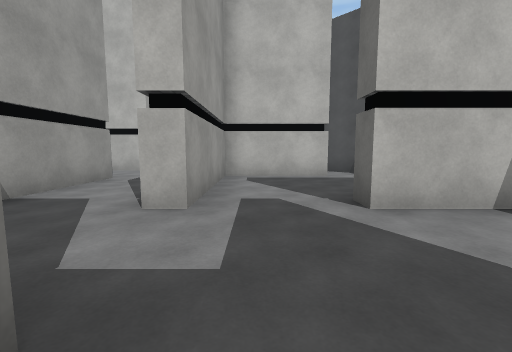
view 1 (above)

24 first-person views from a walk through a Unity game level. The camera is 1.3 m above the floor, tilts 6° down and sees 90° across. The floor is counted in squares, 2 m on a side. Each view is taken from the middle of a square. On the plan, view 1 faces up. The plan holds only what a view shows up to about 9 squares ahead; the rest is blank. The place goes on beyond the plan. Surface patterns are stand-ins for the level's own textures.

view 2
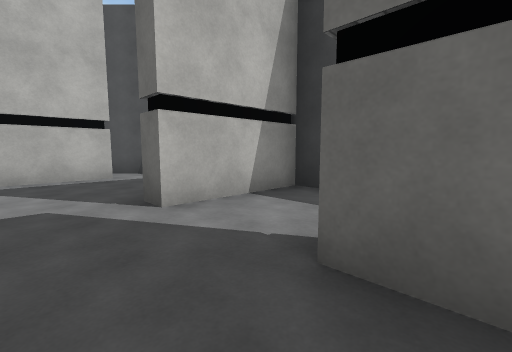

view 3
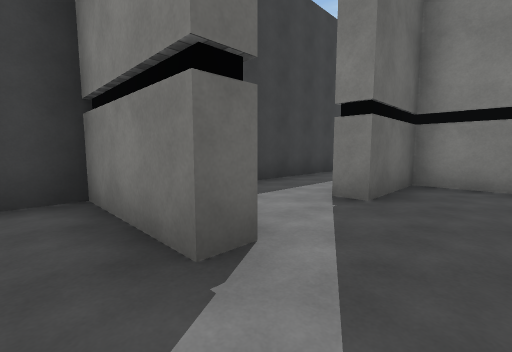

view 4
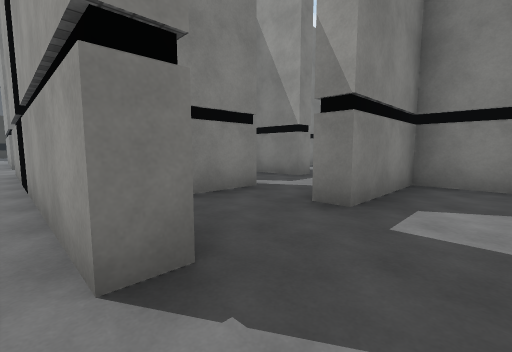

view 5
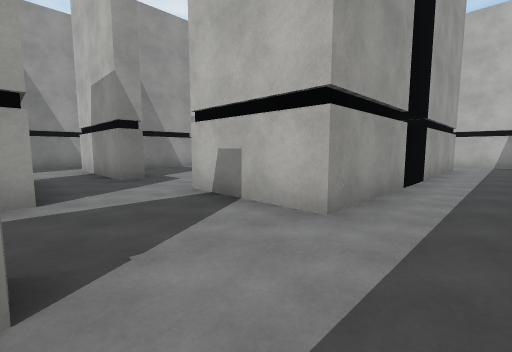

view 6
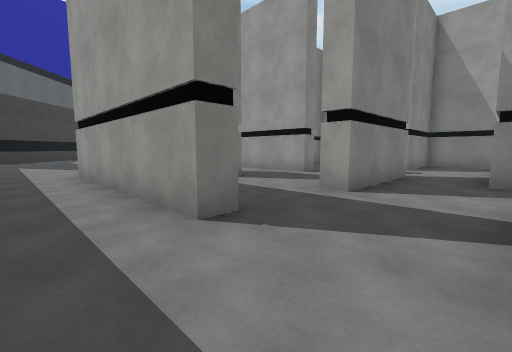

view 7
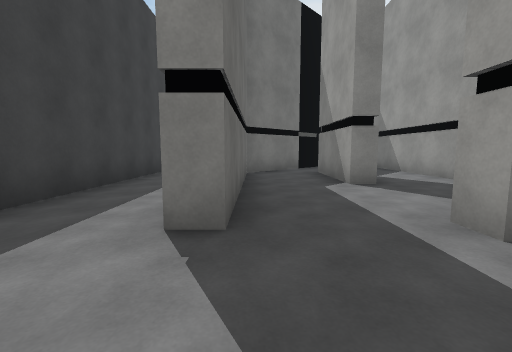

view 8
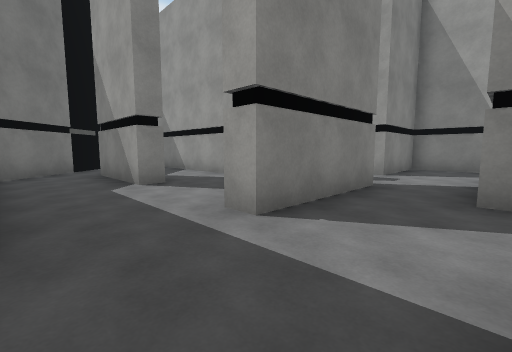

view 9
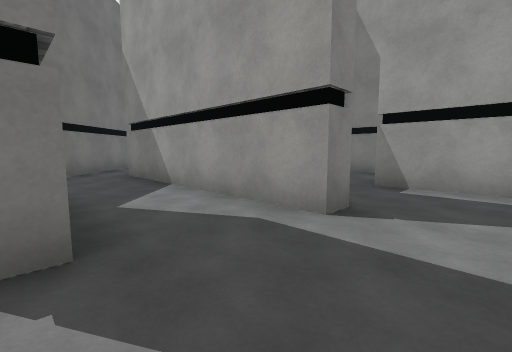

view 10
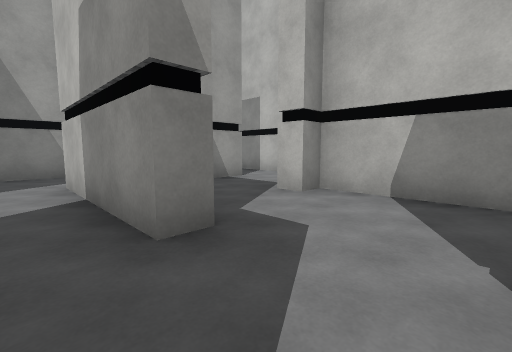

view 11
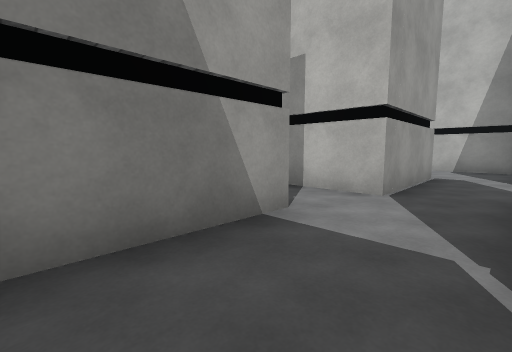

view 12
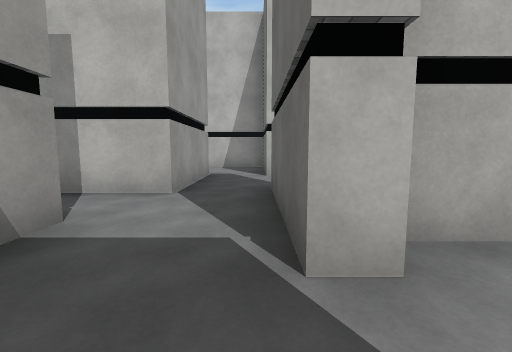

view 13
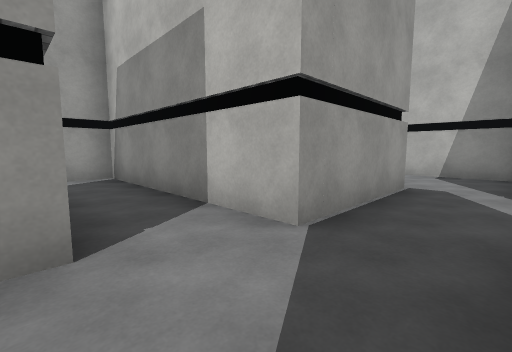

view 14
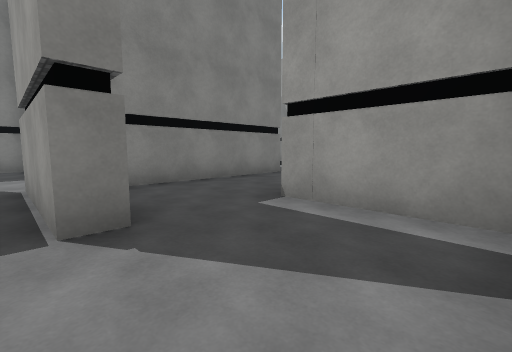

view 15
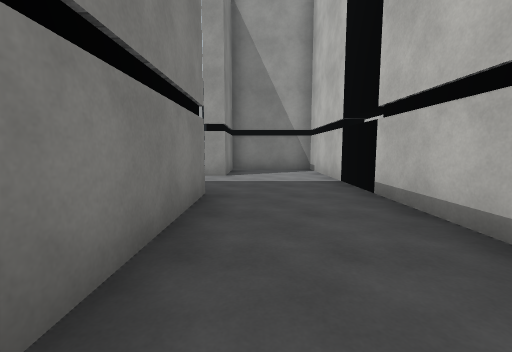

view 16
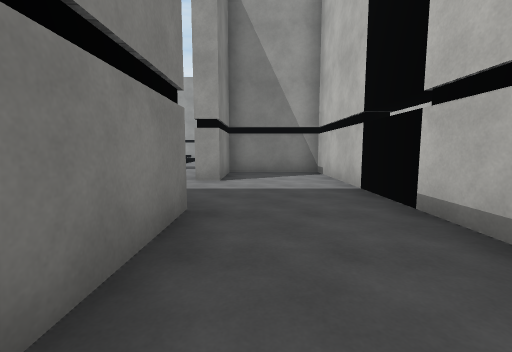

view 17
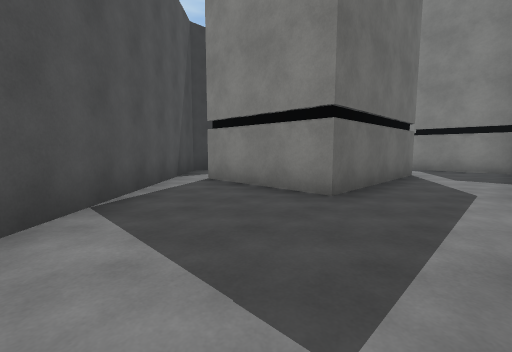

view 18
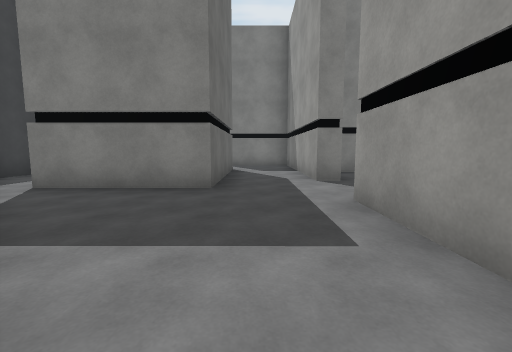

view 19
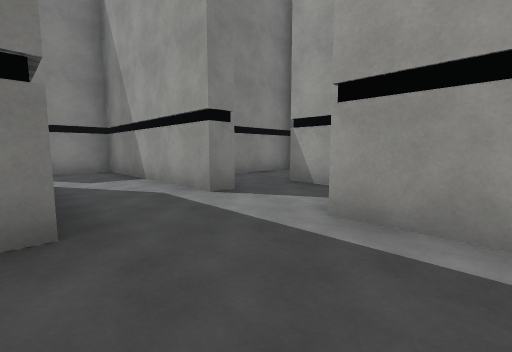

view 20
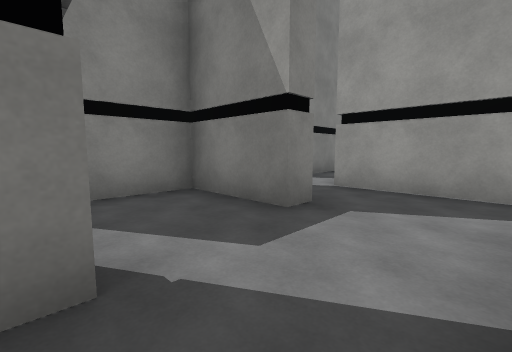

view 21
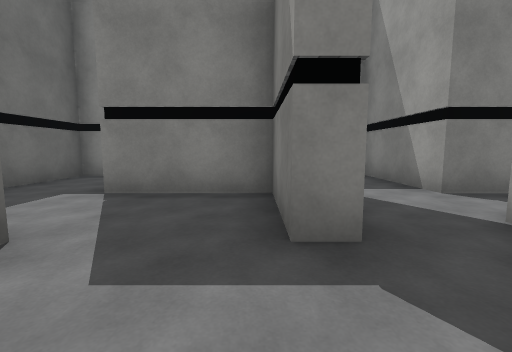

view 22
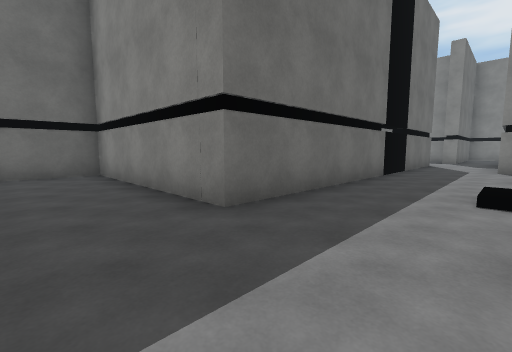

view 23
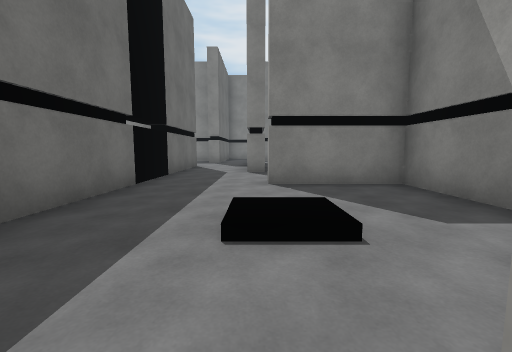

view 24
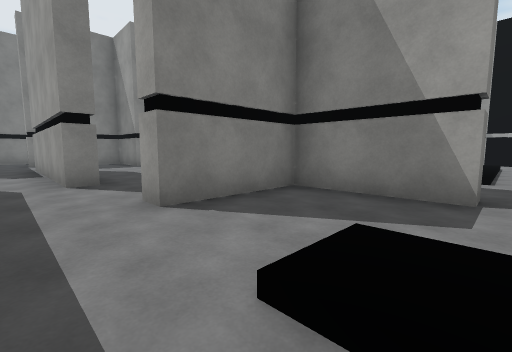

### Floor plan
Key: @ floor where view 1 was taken; # wall or solid block; . main floor; : floor 0.25 m higher than the main floor.
Columns run from 21 left of view 1 to 4 right of it. Each row starts with its distance up from view 1.
 11                    .
 10                  #...##
  9                  #....##
  8                  #.....##
  7                #....###.##
  6                #....#....#
  5                ..#..#....#
  4              #####..#....#
  3              #...#..#..###
  2              #...#.......#
  1      #########...####....#
  0      #.........#.....@#..#
 -1      ##........#....###..#
 -2       ##..######.#....#..#
 -3      .....#......##...#..#
 -4 ........:.#  ###..###.#..
 -5      #....#    #......#..
 -6      #....#    #.....##..
 -7      ###..# #..####......
 -8        ...# #............
 -9        ...# ####..###....
-10        .#.#    #......#..#
-11       ..#.#    #......#..#
-12       ..#.    ...#..#.#..#
-13       ..#.   #.  #..#.#..#
-14         #.       #..#.#..#
-15         ..       #...##..
-16                  #..##...
-17                   .## ...
-18                  .##   ..
-19                  ##    ..

Where each view was taken, in squares from view 1:
view 1: 0 up, 0 right, facing up
view 2: 0 up, 0 right, facing up-right
view 3: 4 up, 0 right, facing down-right
view 4: 2 up, 2 right, facing down-left
view 5: 9 down, 3 right, facing up-left
view 6: 7 down, 3 right, facing down-left
view 7: 7 down, 1 right, facing down
view 8: 7 down, 1 right, facing down-left
view 9: 10 down, 1 left, facing down-left
view 10: 8 down, 1 left, facing up-left
view 11: 6 down, 4 left, facing up-left
view 12: 6 down, 4 left, facing up
view 13: 4 down, 4 left, facing up-left
view 14: 3 up, 5 left, facing down-left
view 15: 1 down, 7 left, facing left
view 16: 1 down, 8 left, facing left
view 17: 10 up, 3 left, facing down-right
view 18: 11 up, 2 left, facing down
view 19: 9 up, 1 left, facing down-left
view 20: 0 up, 1 left, facing down-left
view 21: 0 up, 3 left, facing down
view 22: 0 up, 13 left, facing down-right
view 23: 2 down, 13 left, facing down
view 24: 4 down, 12 left, facing down-left
